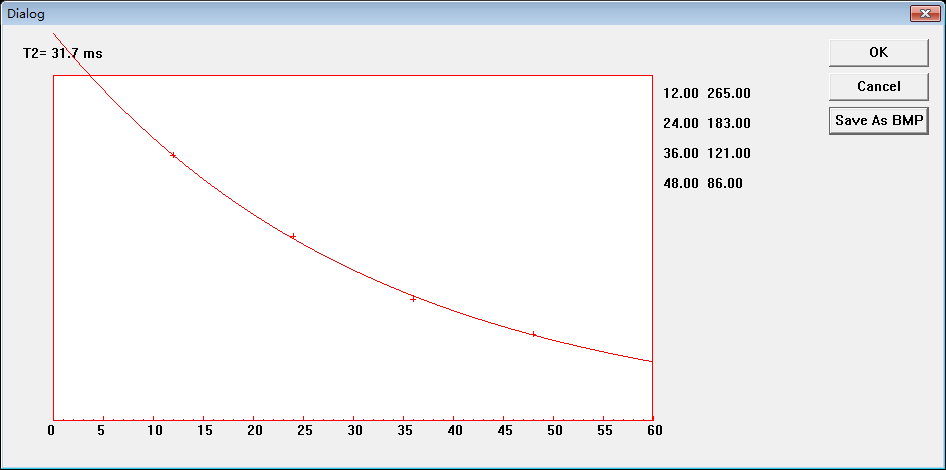
#> input picture Phys-188/Code_clone/Experiments/Modern_physics_Experiment/Modern_physics_Experiment_II/NMR/data/Cu_005_T2.bmp, 946 x 470 px
$ python invert.py Modern_physics_Experiment_II/NMR/data/Cu_005_T2.bmp
#> lines starting #> are read from the running program, lines starting #| are printed output that depends on the picture
import sys
import os
from PIL import Image, ImageOps

def invert_image(image_path):
    """反相图像并保存在同一目录下，文件名添加 "_inverted"."""
    try:
        # 打开图像
        img = Image.open(image_path)
#> img is the input picture: PIL image 946x470 RGB; mean R, G, B 239.5, 239.8, 241.2

        # 检查并转换图像模式
        if img.mode not in ('RGB', 'RGBA'):
            img = img.convert('RGB')

        # 反相图像
        inverted_img = ImageOps.invert(img)
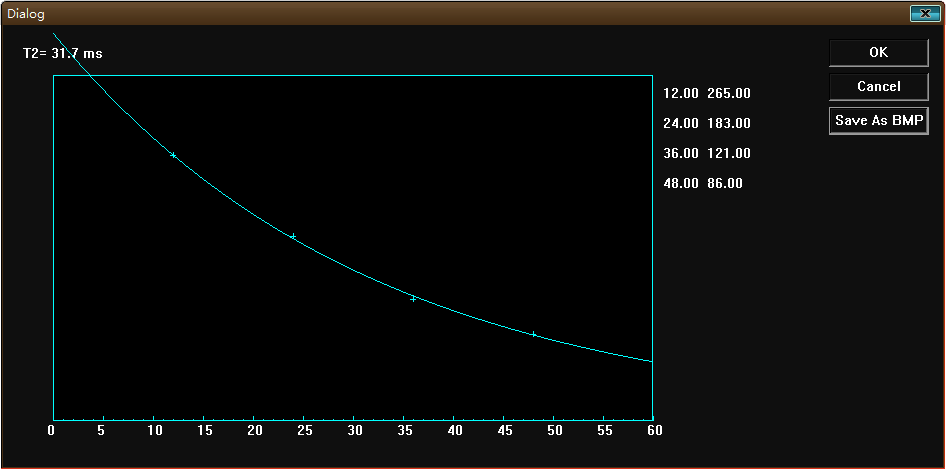
#> inverted_img: PIL image 946x470 RGB; mean R, G, B 15.5, 15.2, 13.8

        # 生成输出文件名
        base, ext = os.path.splitext(image_path)
        output_path = f"{base}_inverted{ext.lower()}" # 确保扩展名为小写


        # 保存反相后的图像
        inverted_img.save(output_path)
        print(f"图像已反相并保存到: {output_path}")

    except FileNotFoundError:
        print(f"错误：找不到文件 {image_path}")
    except IOError:
        print(f"错误：无法打开或处理图像 {image_path}。请确保它是有效的图像文件。")
    except Exception as e:
        print(f"处理图像时发生错误: {e}")


def main():
    """主函数，处理拖拽的文件。"""
    if len(sys.argv) > 1:
        # 遍历所有拖拽的文件
        for image_path in sys.argv[1:]:
            # 检查文件扩展名 (简单的检查, 实际应该用更可靠的方式)
            _, ext = os.path.splitext(image_path)
            if ext.lower() in ('.jpg', '.jpeg', '.png', '.bmp', '.gif', '.tiff'):
                invert_image(image_path)
            else:
                print(f"警告：跳过非图像文件: {image_path}")
    else:
        print("请将一个或多个图像文件拖拽到此脚本上。")

    # 暂停，以便用户看到输出结果（在双击运行脚本时很有用）
#> (the run stopped early here; a loop or call above may not have finished)

$ run again, on Phys-188/Code_clone/Experiments/Modern_physics_Experiment/Modern_physics_Experiment_II/NMR/data/Cu_05_T2star.bmp
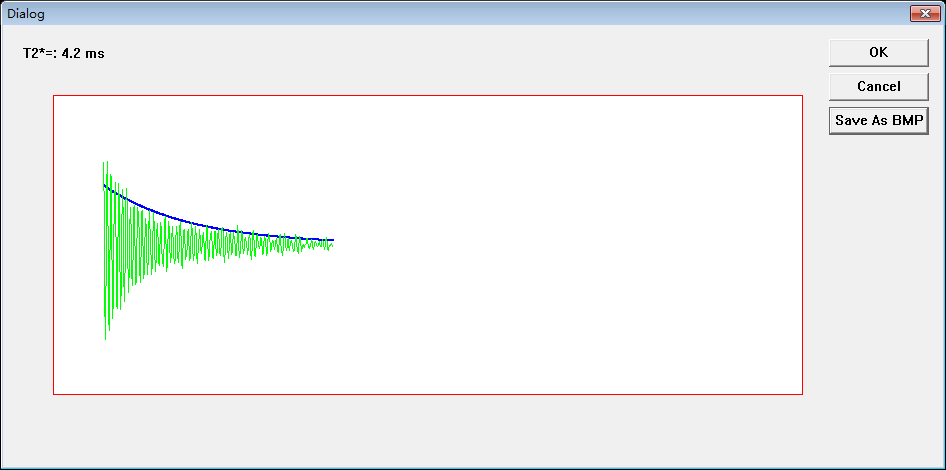
#> input picture Phys-188/Code_clone/Experiments/Modern_physics_Experiment/Modern_physics_Experiment_II/NMR/data/Cu_05_T2star.bmp, 946 x 470 px
#> in invert_image, img is the input picture: PIL image 946x470 RGB; mean R, G, B 238.4, 241.5, 240.6
#> in invert_image, `inverted_img = ImageOps.invert(img)`:
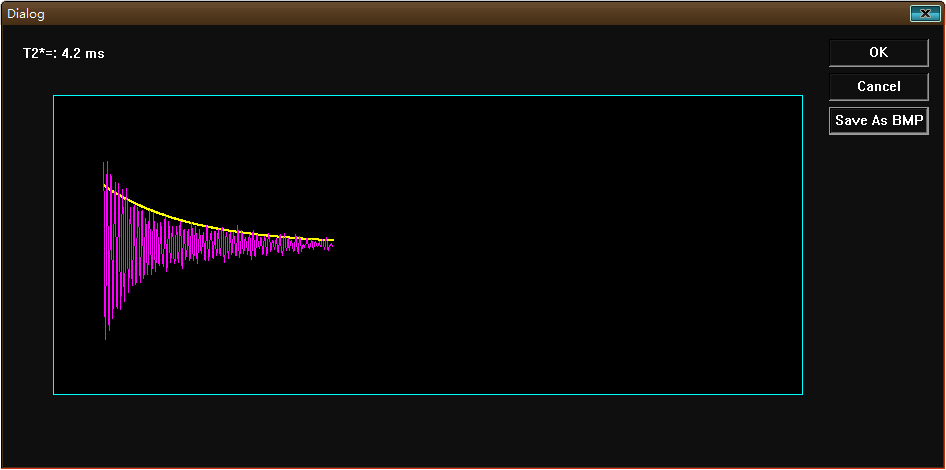
#> inverted_img: PIL image 946x470 RGB; mean R, G, B 16.6, 13.5, 14.4
